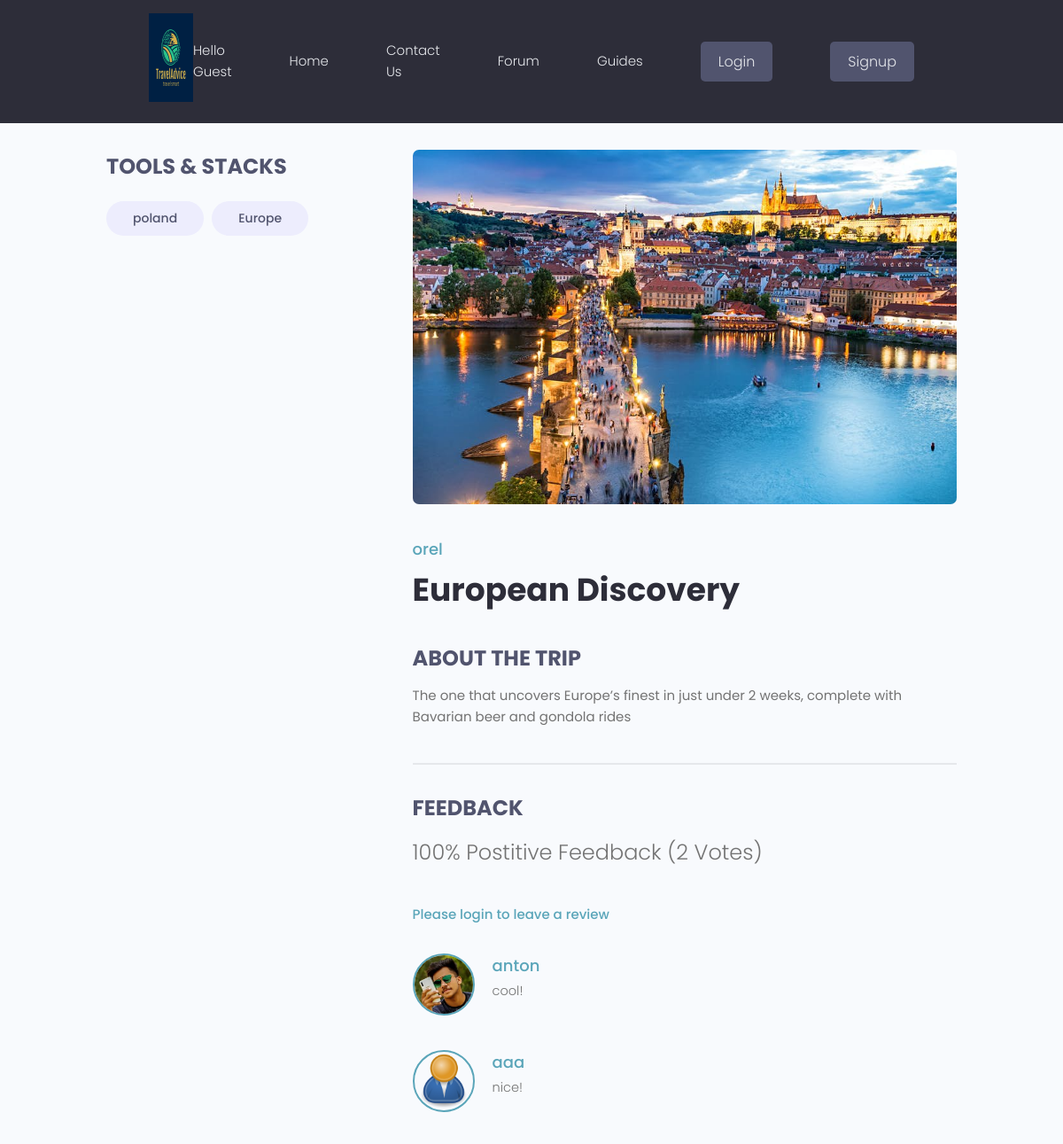
/trip/43a6959f-16f2-429b-9284-68d5c4310290/, run on the app's committed database.
### trips/models.py (models this page shows, shortened)
class Tag(models.Model):
    name = models.CharField(max_length=200)
    created = models.DateTimeField(auto_now_add=True)
    id = models.UUIDField(default=uuid.uuid4, unique=True, primary_key=True,editable=False)
    def __str__(self):
        return self.name

class Trip(models.Model):
    owner = models.ForeignKey(
        Profile,null=True, blank= True,on_delete=models.SET_NULL)
    title = models.CharField(max_length=200)
    description = models.TextField(null=True, blank = True)
    featured_image = models.ImageField(null = True, blank = True, default= "default.jpg")# upload image from the trip, and by the default its gray image
    created = models.DateTimeField(auto_now_add=True)
    tags = models.ManyToManyField('Tag', blank=True) #one trip has many tag and vice versa
    vote_total = models.IntegerField(default=0, null=True, blank=True)# all the vote that the trips has
    vote_ration = models.IntegerField(default=0, null=True, blank=True)# the ration betwen negative and positive
    id = models.UUIDField(default=uuid.uuid4, unique=True, primary_key=True,editable=False)
    class Meta:
        ordering = ['-vote_ration','-vote_total', 'title']
    @property
    def reviewers(self):
        queryset = self.review_set.all().values_list('owner__id', flat=True)
        return queryset

class Review(models.Model):
    VOTE_TYPE = (
        ('up', 'Up Vote'),
        ('down', 'Down Vote'),
    )
    owner = models.ForeignKey(Profile, on_delete=models.CASCADE, null=True)
    trip = models.ForeignKey(Trip, on_delete=models.CASCADE)
    body = models.TextField(null=True, blank=True)
    value = models.CharField(max_length=200, choices= VOTE_TYPE)
    created = models.DateTimeField(auto_now_add=True)
    id = models.UUIDField(default=uuid.uuid4, unique=True, primary_key=True,editable=False)
    class Meta:
        unique_together = [['owner', 'trip']]

### users/models.py (models this page shows, shortened)
class Profile(models.Model):
    user = models.OneToOneField(User, on_delete=models.CASCADE, null=True, blank=True)
    name = models.CharField(max_length=200, blank=True, null=True)
    email = models.EmailField(max_length=500, blank=True, null= True)
    username =  models.CharField(max_length=200, blank=True, null=True)
    location =  models.CharField(max_length=200, blank=True, null=True)
    short_intro = models.CharField(max_length=200, blank = True, null=True)
    bio = models.TextField(blank=True,null=True)
    profile_image = models.ImageField(
        null=True, blank=True, upload_to='profiles/', default= "profiles/user-default.png")
    guide_confirmation = models.ImageField(
        null=True, blank=True, upload_to='profiles/')
    admin_approved=models.BooleanField(default=False)
    created = models.DateTimeField(auto_now_add=True)
    id = models.UUIDField(default=uuid.uuid4, unique=True, primary_key=True,editable=False)

### trips/views.py (the view, shortened to what this page needs)
# urls.py: path('trip/<str:pk>/',views.trip,name="trip"),
def trip(request,pk):
    tripObj = Trip.objects.get(id=pk)
    tags = tripObj.tags.all()
    form = ReviewForm()
    return render(request, 'trips/single-trip.html',{'trip':tripObj, 'tags': tags,'form':form})

### forum/context_processors.py (called while the page is built, shortened)
def searchFunction(request):
    search_context = {}
    posts = Post.objects.all()
    return search_context

### trips/templates/trips/single-trip.html (shortened to what this page needs)
{% extends 'main.html' %}
 {% block content %}
  <main class="singleProject my-md">
    <div class="container">
      <div class="layout">
        <div class="column column--1of3">
          <h3 class="singleProject__subtitle">Tools & Stacks</h3>
          <div class="singleProject__toolStack">
            {% for tag in tags %}
            <span class="tag tag--pill tag--sub tag--lg">
              <small>{{tag}}</small>
            </span>
            {% endfor %}
          </div>
        </div>
        <div class="column column--2of3">
          <img class="singleProject__preview" src="{{ trip.featured_image.url }}" alt="portfolio thumbnail" />
          <a href="{% url 'guide-profile' trip.owner.id %}" class="singleProject__developer">{{ trip.owner.name }}</a>
          <h2 class="singleProject__title">{{trip.title}}</h2>
          <h3 class="singleProject__subtitle">About the trip</h3>
          <div class="singleProject__info">
            {{trip.description}}
          </div>
          <div class="comments">
            <h3 class="singleProject__subtitle">Feedback</h3>
            <h5 class="project--rating">
              {{trip.vote_ration}}% Postitive Feedback ({{trip.vote_total}} Vote{{trip.vote_total|pluralize:"s"}})
            </h5>
            {% if request.user.profile.id in trip.reviewers %}
            <p>You have already submitted your review for this trip</p>
            {% elif request.user.profile == trip.owner %}
            <p>You cannot review your own trip</p>
            {% else %}
            <a href="{% url 'signin' %}?next={{request.path}}">Please login to leave a review</a>
            {% endif %}
            <div class="commentList">
              {% for review in trip.review_set.all %}
              {% if review.body %}
              <div class="comment">
                <a href="{% url  'guide-profile' review.owner.id %}">
                  <img class="avatar avatar--md"
                    src="{{review.owner.profile_image.url}}" alt="user" />
                </a>
                <div class="comment__details">
                  <a href="{% url  'guide-profile' review.owner.id %}" class="comment__author">{{ review.owner.name }}</a>
                  <p class="comment__info">{{review.body|linebreaksbr}}</p>
                </div>
              </div>
              {% endif %}
              {% endfor %}
            </div>
          </div>
        </div>
      </div>
    </div>
  </main>
{% endblock content %}

### static/styles/app.css (style rules this page uses)
:root { --color-sub: #2d2d39; }
img { width: 100%; }
.singleProject .column--1of3 { order: 2; }
@media screen and (min-width: 1081px) { .singleProject .column--1of3 { order: 1; } }
@media screen and (min-width: 1081px) { .singleProject .column--2of3 { order: 2; } }
.singleProject__toolStack { margin-top: 2rem; margin-bottom: 4rem; }
.singleProject__preview { height: 50vh; object-fit: cover; object-position: top center; margin-bottom: 3rem; border-radius: 0.7rem; }
.singleProject__developer { font-size: 1.8rem; font-weight: 500; }
.singleProject__title { font-size: 3.6rem; font-weight: 700; color: var(--color-sub); margin-bottom: 3rem; }
.project--rating { margin-bottom: 1.6em; margin-top: 0.5em; }
.singleProject__subtitle { text-transform: uppercase; font-size: 2.4rem; font-weight: 700; color: var(--color-sub-light); margin-bottom: 1rem; }
.comments { margin-top: 4rem; padding-top: 3rem; border-top: 2px solid var(--color-light); }
.commentList { margin: 3rem 0; }
.comment { display: flex; gap: 2rem; }
.comment:not(:last-child) { margin-bottom: 3rem; }
.comment__author { font-size: 1.8rem; }
.comment__info { font-size: 1.45rem; }

### static/uikit/styles/modules/_variables.css (style rules this page uses)
:root { --color-main: #5aa5b9; --color-main-light: #e6faff; --color-sub: #3f4156; --color-sub-light: #51546e; --color-sub-lighter: #ededfd; --color-text: #737373; --color-gray: #8b8b8b; --color-light: #e5e7eb; --color-light-gray: #767676; --color-bg: #f8fafd; --color-white: #fffefd; --color-white-light: #f3f3f3; --color-success: #359e64; --color-success-bg: #def8e8; --color-error: #fc4b0b; --color-error-bg: #fff2ee; --font-base: 'Poppins', arial, helvetica, 'Segoe UI', roboto, ubuntu, sans-serif; --font-monospace: 'Fira Code', 'Courier New', courier, monospace; --font-regular: 300; --font-medium: 500; --font-bold: 700; --generic-shadow: 1px 1px 5px #00000010; --generic-transition: all 0.3s ease-in-out; }

### static/uikit/styles/modules/_base.css (style rules this page uses)
* { margin: 0; padding: 0; box-sizing: border-box; text-rendering: optimizeLegibility; color: inherit; font-size: inherit; }
html { font-size: 50%; }
@media only screen and (min-width: 480px) { html { font-size: 56.25%; } }
@media only screen and (min-width: 1200px) { html { font-size: 62.5%; } }
body { line-height: 1.6; font-weight: 400; font-size: 1.5rem; color: var(--color-text); background-color: var(--color-bg); min-height: 100vh; }

### static/uikit/styles/modules/_typography.css (style rules this page uses)
* { font-family: var(--font-base); }
h2 { font-size: 3.6rem; font-weight: var(--font-bold); }
h3 { font-size: 3.2rem; font-weight: var(--font-medium); }
h5 { font-size: 2.4rem; font-weight: var(--font-medium); }
h5, h6 { font-weight: var(--font-regular); }
p, span, strong { font-size: 1.6rem; color: var(--color-text); font-weight: var(--font-regular); }
a { padding-bottom: 2px; text-decoration: none; display: inline-block; color: var(--color-main); font-weight: var(--font-medium); }

### static/uikit/styles/modules/_utilities.css (style rules this page uses)
.container { width: 92%; max-width: 165rem; margin: 0 auto; box-sizing: border-box; }
@media screen and (min-width: 1000px) { .container { width: 90%; } }
@media screen and (min-width: 1200px) { .container { width: 80%; } }
.my-md { margin: 3rem auto; }

### static/uikit/styles/modules/_avatar.css (style rules this page uses)
.avatar { border-radius: 50%; border: 2px solid var(--color-main); object-fit: cover; }
.avatar--md { height: 7rem; width: 7rem; }

### static/uikit/styles/modules/_tag.css (style rules this page uses)
.tag { display: inline-flex; align-items: center; background-color: var(--color-sub); height: -webkit-fit-content; height: -moz-fit-content; height: fit-content; width: -webkit-fit-content; width: -moz-fit-content; width: fit-content; border-radius: 0.5rem; padding: 0.5rem 1.5rem; font-size: 1.2rem; cursor: pointer; }
.tag:not(:last-child) { margin-right: 0.25rem; margin-bottom: 0.75rem; }
.tag > small { color: var(--color-white); }
.tag--pill { border-radius: 5rem; }
.tag--sub, .tag--sub > small { background: var(--color-sub-lighter); color: var(--color-sub-light); font-weight: 500; }
.tag--lg { padding: 0.8rem 3rem; font-size: 1.4rem; }
.tag--lg:not(:last-child) { margin-right: 0.5rem; margin-bottom: 1rem; }

### static/uikit/styles/modules/_layout.css (style rules this page uses)
.layout { display: flex; flex-flow: row wrap; justify-content: space-between; }
.layout > .column { margin-bottom: 3rem; }
.layout > .column.column--1of3 { flex-basis: 30%; }
.layout > .column.column--2of3 { flex-basis: 64%; }

### data on the page
Tag: name "poland"
Tag: name "Europe"
Trip: featured_image (picture), owner.name "orel", title "European Discovery", description "The one that uncovers Europe’s finest in just under 2 weeks, complete with Bavarian beer and gondola rides", vote_ration "100", vote_total "2"
Review: owner.profile_image (picture), owner.name "anton", body "cool!"
Review: owner.profile_image (placeholder picture), owner.name "aaa", body "nice!"
